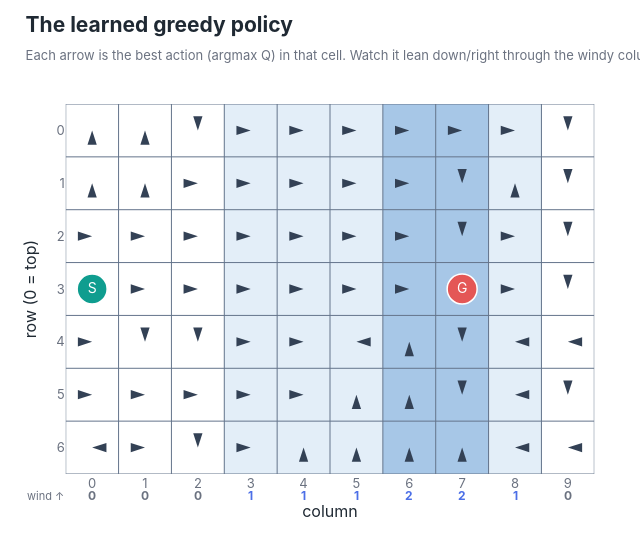

The notebook cell saved with this chart:
### Markdown cell above
## 4. Learned policy & values

Greedy action per cell, the value function `V(s) = maxₐ Q(s, a)` (heatmap + 3D surface with the path on it), and the greedy S → G trajectory (optimal = 15 steps).

### Code cell
plot_greedy_policy(env, pi).show()

### Figure 1 — Plotly figure (JSON) as saved in the notebook; plotly's stock layout.template omitted (floating-point values rounded to 4 significant figures)
{"data": [{"colorscale": [[0, "#FFFFFF"], [0.5, "#E3EEF8"], [1, "#A7C7E7"]], "hovertemplate": "cell (row %{y}, col %{x})<br>wind: %{z:.0f} ↑<extra></extra>", "showscale": false, "type": "heatmap", "x": [0, 1, 2, 3, 4, 5, 6, 7, 8, 9], "xgap": 0, "y": [0, 1, 2, 3, 4, 5, 6], "ygap": 0, "z": [[0, 0, 0, 1, 1, 1, 2, 2, 1, 0], [0, 0, 0, 1, 1, 1, 2, 2, 1, 0], [0, 0, 0, 1, 1, 1, 2, 2, 1, 0], [0, 0, 0, 1, 1, 1, 2, 2, 1, 0], [0, 0, 0, 1, 1, 1, 2, 2, 1, 0], [0, 0, 0, 1, 1, 1, 2, 2, 1, 0], [0, 0, 0, 1, 1, 1, 2, 2, 1, 0]], "zmax": 2, "zmin": 0}, {"hoverinfo": "skip", "line": {"color": "#64748B", "width": 1}, "mode": "lines", "showlegend": false, "type": "scatter", "x": [-0.5, -0.5, null, 0.5, 0.5, null, 1.5, 1.5, null, 2.5, 2.5, null, 3.5, 3.5, null, 4.5, 4.5, null, 5.5, 5.5, null, 6.5, 6.5, null, 7.5, 7.5, null, 8.5, 8.5, null, 9.5, 9.5, null, -0.5, 9.5, null, -0.5, 9.5, null, -0.5, 9.5, null, -0.5, 9.5, null, -0.5, 9.5, null, -0.5, 9.5, null, -0.5, 9.5, null, -0.5, 9.5, null], "y": [-0.5, 6.5, null, -0.5, 6.5, null, -0.5, 6.5, null, -0.5, 6.5, null, -0.5, 6.5, null, -0.5, 6.5, null, -0.5, 6.5, null, -0.5, 6.5, null, -0.5, 6.5, null, -0.5, 6.5, null, -0.5, 6.5, null, -0.5, -0.5, null, 0.5, 0.5, null, 1.5, 1.5, null, 2.5, 2.5, null, 3.5, 3.5, null, 4.5, 4.5, null, 5.5, 5.5, null, 6.5, 6.5, null]}, {"hovertemplate": "(row %{y}, col %{x}) → <b>%{text}</b><extra></extra>", "marker": {"angle": [0, 0, -180, 90, 90, 90, 90, 90, 90, -180, 0, 0, 90, 90, 90, 90, 90, -180, 0, -180, 90, 90, 90, 90, 90, 90, 90, -180, 90, -180, 90, 90, 90, 90, 90, 90, 90, 90, -180, 90, -180, -180, 90, 90, -90, 0, -180, -90, -90, 90, 90, 90, 90, 90, 0, 0, -180, -90, -180, -90, 90, -180, 90, 0, 0, 0, 0, -90, -90], "angleref": "up", "color": "#334155", "line": {"width": 0}, "size": 15, "symbol": "arrow"}, "mode": "markers", "name": "greedy action", "showlegend": false, "text": ["up", "up", "down", "right", "right", "right", "right", "right", "right", "down", "up", "up", "right", "right", "right", "right", "right", "down", "up", "down", "right", "right", "right", "right", "right", "right", "right", "down", "right", "down", "right", "right", "right", "right", "right", "right", "right", "right", "down", "right", "down", "down", "right", "right", "left", "up", "down", "left", "left", "right", "right", "right", "right", "right", "up", "up", "down", "left", "down", "left", "right", "down", "right", "up", "up", "up", "up", "left", "left"], "type": "scatter", "x": [0, 1, 2, 3, 4, 5, 6, 7, 8, 9, 0, 1, 2, 3, 4, 5, 6, 7, 8, 9, 0, 1, 2, 3, 4, 5, 6, 7, 8, 9, 0, 1, 2, 3, 4, 5, 6, 8, 9, 0, 1, 2, 3, 4, 5, 6, 7, 8, 9, 0, 1, 2, 3, 4, 5, 6, 7, 8, 9, 0, 1, 2, 3, 4, 5, 6, 7, 8, 9], "y": [0, 0, 0, 0, 0, 0, 0, 0, 0, 0, 1, 1, 1, 1, 1, 1, 1, 1, 1, 1, 2, 2, 2, 2, 2, 2, 2, 2, 2, 2, 3, 3, 3, 3, 3, 3, 3, 3, 3, 4, 4, 4, 4, 4, 4, 4, 4, 4, 4, 5, 5, 5, 5, 5, 5, 5, 5, 5, 5, 6, 6, 6, 6, 6, 6, 6, 6, 6, 6]}, {"hovertemplate": "Start (row %{y}, col %{x})<extra></extra>", "marker": {"color": "#0F9D8F", "line": {"color": "white", "width": 1.5}, "size": 30}, "mode": "markers+text", "showlegend": false, "text": ["S"], "textfont": {"color": "white", "family": "Inter, Helvetica Neue, Arial, sans-serif", "size": 14}, "textposition": "middle center", "type": "scatter", "x": [0], "y": [3]}, {"hovertemplate": "Goal (row %{y}, col %{x})<extra></extra>", "marker": {"color": "#E45756", "line": {"color": "white", "width": 1.5}, "size": 30}, "mode": "markers+text", "showlegend": false, "text": ["G"], "textfont": {"color": "white", "family": "Inter, Helvetica Neue, Arial, sans-serif", "size": 14}, "textposition": "middle center", "type": "scatter", "x": [7], "y": [3]}], "layout": {"annotations": [{"font": {"color": "#6B7280", "size": 11}, "showarrow": false, "text": "wind ↑", "x": -0.5, "xanchor": "right", "xref": "x", "y": -0.085, "yref": "paper"}, {"font": {"color": "#6B7280", "size": 12}, "showarrow": false, "text": "<b>0</b>", "x": 0, "xref": "x", "y": -0.085, "yref": "paper"}, {"font": {"color": "#6B7280", "size": 12}, "showarrow": false, "text": "<b>0</b>", "x": 1, "xref": "x", "y": -0.085, "yref": "paper"}, {"font": {"color": "#6B7280", "size": 12}, "showarrow": false, "text": "<b>0</b>", "x": 2, "xref": "x", "y": -0.085, "yref": "paper"}, {"font": {"color": "#4C6FE7", "size": 12}, "showarrow": false, "text": "<b>1</b>", "x": 3, "xref": "x", "y": -0.085, "yref": "paper"}, {"font": {"color": "#4C6FE7", "size": 12}, "showarrow": false, "text": "<b>1</b>", "x": 4, "xref": "x", "y": -0.085, "yref": "paper"}, {"font": {"color": "#4C6FE7", "size": 12}, "showarrow": false, "text": "<b>1</b>", "x": 5, "xref": "x", "y": -0.085, "yref": "paper"}, {"font": {"color": "#4C6FE7", "size": 12}, "showarrow": false, "text": "<b>2</b>", "x": 6, "xref": "x", "y": -0.085, "yref": "paper"}, {"font": {"color": "#4C6FE7", "size": 12}, "showarrow": false, "text": "<b>2</b>", "x": 7, "xref": "x", "y": -0.085, "yref": "paper"}, {"font": {"color": "#4C6FE7", "size": 12}, "showarrow": false, "text": "<b>1</b>", "x": 8, "xref": "x", "y": -0.085, "yref": "paper"}, {"font": {"color": "#6B7280", "size": 12}, "showarrow": false, "text": "<b>0</b>", "x": 9, "xref": "x", "y": -0.085, "yref": "paper"}], "font": {"color": "#1F2933", "family": "Inter, Helvetica Neue, Arial, sans-serif", "size": 13}, "height": 540, "hoverlabel": {"bgcolor": "white", "font": {"family": "Inter, Helvetica Neue, Arial, sans-serif", "size": 13}}, "margin": {"b": 66, "l": 64, "r": 44, "t": 104}, "paper_bgcolor": "white", "plot_bgcolor": "white", "title": {"font": {"color": "#1F2933", "family": "Inter, Helvetica Neue, Arial, sans-serif", "size": 21}, "text": "<b>The learned greedy policy</b><br><span style='font-size:13px;color:#6B7280'>Each arrow is the best action (argmax Q) in that cell. Watch it lean down/right through the windy columns so the upward wind nets out to forward progress.</span>", "x": 0.04, "xanchor": "left", "y": 0.94, "yanchor": "top"}, "width": 640, "xaxis": {"constrain": "domain", "dtick": 1, "range": [-0.5, 9.5], "showgrid": false, "tickfont": {"color": "#6B7280"}, "ticks": "", "title": {"text": "column"}, "zeroline": false}, "yaxis": {"constrain": "domain", "dtick": 1, "range": [6.5, -0.5], "scaleanchor": "x", "scaleratio": 1, "showgrid": false, "tickfont": {"color": "#6B7280"}, "ticks": "", "title": {"text": "row (0 = top)"}, "zeroline": false}}}
